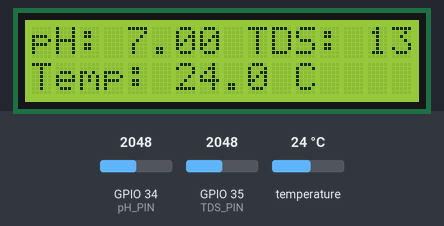
Bench run of a sketch on a simulated ESP32. Shown: 16×2 character LCD. Inputs (shaded band) come from the test bench; at power-on: temperature 24 °C, GPIO 34 (pH_PIN) = 2048, GPIO 35 (TDS_PIN) = 2048. WiFi joins after 1.5 s; servers stay silent unless stated; what the sketch prints to the serial monitor is not drawn.

Above: at 5.1 s.
5.2 s: temperature set to 12 °C
At 7.8 s:
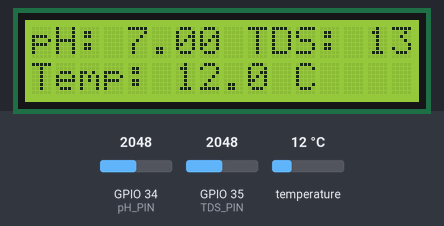
8.2 s: GPIO 34 (pH_PIN) set to 2866
At 10.0 s:
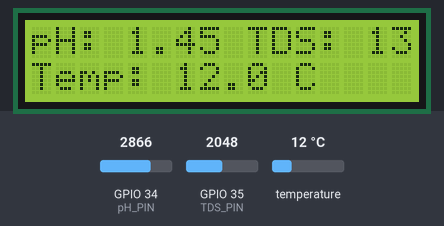
11.1 s: GPIO 35 (TDS_PIN) set to 2866
At 14.3 s:
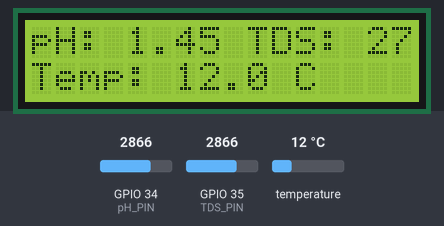
15.0 s: temperature set to 19 °C
At 16.4 s:
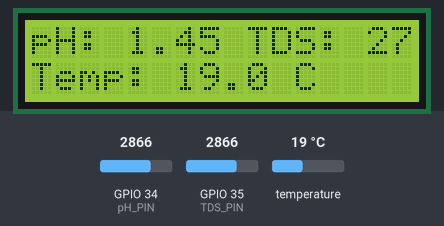
17.9 s: GPIO 34 (pH_PIN) set to 3603
At 20.8 s:
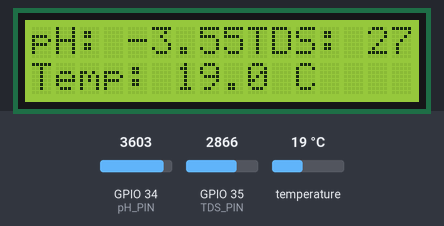
21.7 s: GPIO 35 (TDS_PIN) set to 3603
At 23.0 s:
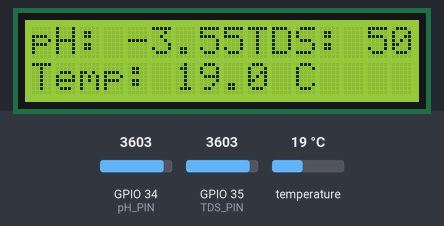
Timing chart, 0 to 24.7 s (numbered marks = the images above; inputs shaded):
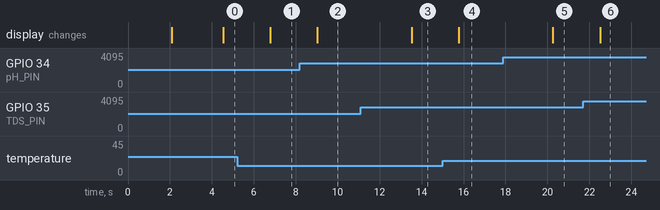

Measured:
- after the input at 5.2 s, the display: changes after 1.6 s (image 1)
- after the input at 8.2 s, the display: changes after 0.84 s (image 2)
- after the input at 11.1 s, the display: changes after 2.4 s (image 3)
- after the input at 15.0 s, the display: changes after 0.77 s (image 4)
- after the input at 17.9 s, the display: changes after 2.4 s (image 5)
- after the input at 21.7 s, the display: changes after 0.81 s (image 6)

The sketch:

Arduino_Program.ino
```cpp
#include <Wire.h>
#include <LiquidCrystal_I2C.h>
#include <OneWire.h>
#include <DallasTemperature.h>
#include <WiFi.h>
#include <Firebase_ESP_Client.h>
#include <addons/TokenHelper.h>
#include <addons/RTDBHelper.h>

// Pin definitions
const int pH_PIN = 34; // Analog pin connected to the pH sensor
const int TDS_PIN = 35; // Analog pin connected to the TDS meter
const int ONE_WIRE_BUS = 4; // Digital pin connected to the DS18B20 sensor (can be any GPIO pin)

// I2C LCD address and dimensions
LiquidCrystal_I2C lcd(0x27, 16, 2); // I2C address 0x27, 16x2 LCD

OneWire oneWire(ONE_WIRE_BUS);
DallasTemperature sensors(&oneWire);

// WiFi credentials
#define WIFI_SSID "OPPO A7"
#define WIFI_PASSWORD "12345678"

// Firebase credentials
#define FIREBASE_API_KEY "AIzaSyC_zE2E--Bcm7tKLuXFZE9d7Xd-77vM3BY"
#define FIREBASE_HOST "https://esp32-graph-default-rtdb.firebaseio.com/"

// Define Firebase Data object
FirebaseData fbdo;
FirebaseAuth auth;
FirebaseConfig config;

void setup() {
  Serial.begin(115200);
  sensors.begin();
  lcd.init();
  lcd.backlight();
  lcd.setCursor(0, 0);
  lcd.print("Initializing");
  delay(2000);
  lcd.clear();

  // Connect to WiFi
  WiFi.begin(WIFI_SSID, WIFI_PASSWORD);
  Serial.print("Connecting to Wi-Fi");
  while (WiFi.status() != WL_CONNECTED) {
    Serial.print(".");
    delay(300);
  }
  Serial.println();
  Serial.print("Connected with IP: ");
  Serial.println(WiFi.localIP());

  // Initialize Firebase
  config.api_key = FIREBASE_API_KEY;
  config.database_url = FIREBASE_HOST;

  Firebase.begin(&config, &auth);
  Firebase.reconnectWiFi(true);

  // Anonymous authentication
  if (Firebase.signUp(&config, &auth, "", "")) {
    Serial.println("Anonymous sign-in successful!");
  } else {
    Serial.println("Failed to sign in. Error: " + fbdo.errorReason());
  }

  // Verify Firebase connection
  if (Firebase.ready()) {
    Serial.println("Connected to Firebase!");
    // Test data write
    if (Firebase.RTDB.setString(&fbdo, "/test", "Hello from ESP32")) {
      Serial.println("Test data sent successfully");
    } else {
      Serial.println("Failed to send test data");
      Serial.println("Reason: " + fbdo.errorReason());
    }
  } else {
    Serial.println("Failed to connect to Firebase. Check your credentials.");
    Serial.println("Firebase Error: " + fbdo.errorReason());
  }
}


void loop() {
  // Reading pH value
  int pHValue = analogRead(pH_PIN);          // Read raw analog value
  float voltage = pHValue * (5.0 / 4095.0);  // ESP32 ADC resolution is 12-bit (4095 max), and it runs at 5V
  float pH = 7 + ((2.5 - voltage) / 0.18);   // Use the same pH calculation formula

  // Reading TDS value
  int TDSValue = analogRead(TDS_PIN);        // Read raw analog value
  float tdsVoltage = TDSValue * (5.0 / 4095.0);  // Convert raw value to voltage
  float tds = (133.42 * tdsVoltage * tdsVoltage * tdsVoltage
              - 255.86 * tdsVoltage * tdsVoltage
              + 857.39 * tdsVoltage) * 0.5;  // Use the same TDS calculation formula

  // Reading temperature from DS18B20
  sensors.requestTemperatures();             // Request temperature from DS18B20
  float temperature = sensors.getTempCByIndex(0); // Get temperature in Celsius

  // Printing values to Serial Monitor for debugging
  Serial.print("pH: ");
  Serial.print(pH);
  Serial.print(" | TDS: ");
  Serial.print(tds);
  Serial.print(" ppm | Temperature: ");
  Serial.print(temperature);
  Serial.println(" C");

  // Displaying values on the LCD
  lcd.setCursor(0, 0);  // Set cursor to the first row
  lcd.print("pH: ");
  lcd.print(pH, 2);     // Print pH value with 2 decimal places

  lcd.setCursor(9, 0);  // Move to the same row, further right
  lcd.print("TDS: ");
  lcd.print(tds, 1);    // Print TDS value with 1 decimal place

  lcd.setCursor(0, 1);  // Move to the second row
  lcd.print("Temp: ");
  lcd.print(temperature, 1);  // Print temperature with 1 decimal place
  lcd.print(" C");

  // Send data to Firebase
  if (Firebase.ready()) {
    String path = "/sensor_data";

    if (Firebase.RTDB.setFloat(&fbdo, path + "/pH", pH)) {
      Serial.println("pH sent to Firebase");
    } else {
      Serial.println("Failed to send pH to Firebase");
      Serial.println("Reason: " + fbdo.errorReason());
    }

    if (Firebase.RTDB.setFloat(&fbdo, path + "/TDS", tds)) {
      Serial.println("TDS sent to Firebase");
    } else {
      Serial.println("Failed to send TDS to Firebase");
      Serial.println("Reason: " + fbdo.errorReason());
    }

    if (Firebase.RTDB.setFloat(&fbdo, path + "/Temperature", temperature)) {
      Serial.println("Temperature sent to Firebase");
    } else {
      Serial.println("Failed to send Temperature to Firebase");
      Serial.println("Reason: " + fbdo.errorReason());
    }
  } else {
    Serial.println("Firebase not ready. Check your connection.");
  }

  delay(1000);  // Delay for 1 second before the next reading
}
```
